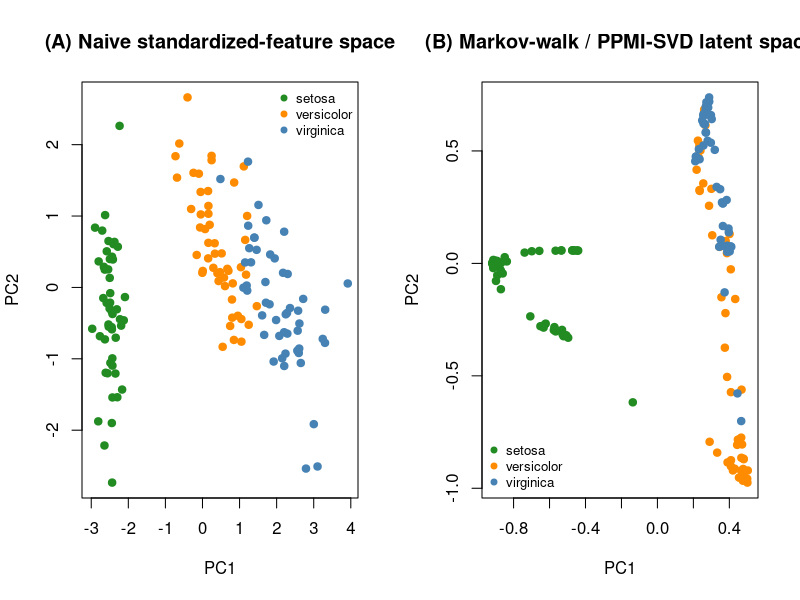

The R script that drew this image:
## =================================================================
##  VECTOR SPACE OF PLANTS
##  Building an "embedding" space for plants and inspecting it the
##  way you would inspect token embeddings in a language model:
##  nearest neighbours + cosine similarity + a 2-D projection.
##
##  Two embeddings are built, side by side, so you can compare them:
##
##  (A) NAIVE EMBEDDING  -- just the standardized feature vector.
##      This is the "no learning at all" baseline. Traceable, but
##      it's just z-scored measurements, not anything resembling a
##      trained latent space.
##
##  (B) MARKOV-WALK EMBEDDING -- this is the one that's structurally
##      analogous to how word embeddings (the ancestors of LLM
##      latents) are actually built:
##        1. turn plants into a graph (edges = "this plant is
##           similar to that plant")
##        2. treat the graph as a Markov chain and take random
##           walks over it  -> this generates a "corpus" of
##           sequences, exactly like DeepWalk/node2vec do for
##           graph nodes, and exactly like a text corpus is a
##           sequence of tokens
##        3. count co-occurrences inside a sliding window over the
##           walks (skip-gram style context counting)
##        4. turn counts into a PPMI matrix, then SVD it down to
##           d dimensions
##      Levy & Goldberg (2014) showed that word2vec's
##      skip-gram-negative-sampling objective implicitly factorizes
##      a shifted PPMI matrix -- so step 4 is the closed-form,
##      no-gradient-descent version of what word2vec/GloVe learn
##      by training, and what gets reused/extended inside modern
##      LLM embedding layers. This script does that factorization
##      directly with svd(), so every step stays inspectable in
##      base R; no autodiff, no black box.
##
##  Dependencies: base R only (stats, graphics). No packages needed.
## =================================================================

set.seed(42)

## -----------------------------------------------------------------
## 0. DATA: iris, with one derived feature so we have 5 numeric
##    features per plant (Sepal.L, Sepal.W, Petal.L, Petal.W, and
##    Petal.Area = Petal.L * Petal.W). Species is kept ONLY as a
##    label for colouring plots -- it is never fed into the model.
## -----------------------------------------------------------------
data(iris)
plants <- iris
plants$Petal.Area <- plants$Petal.Length * plants$Petal.Width

feature_cols <- c("Sepal.Length", "Sepal.Width",
                   "Petal.Length", "Petal.Width", "Petal.Area")

X_raw <- as.matrix(plants[, feature_cols])
rownames(X_raw) <- paste0(substr(plants$Species, 1, 3), "_", seq_len(nrow(plants)))
species <- plants$Species
n <- nrow(X_raw)

## standardize -> this matrix IS the naive embedding (embedding A)
X <- scale(X_raw)

## -----------------------------------------------------------------
## Helpers
## -----------------------------------------------------------------

## row-wise cosine similarity matrix
cosine_sim_matrix <- function(M) {
  norms <- sqrt(rowSums(M^2))
  M_norm <- M / norms
  M_norm %*% t(M_norm)
}

## top-k nearest neighbours (excluding self) from a similarity matrix
knn_from_sim <- function(sim, k = 5) {
  sim2 <- sim
  diag(sim2) <- -Inf
  t(apply(sim2, 1, function(row) order(row, decreasing = TRUE)[1:k]))
}

print_neighbours <- function(idx, names_vec, knn_mat, sim_mat, label) {
  nb <- knn_mat[idx, ]
  cat(sprintf("\n[%s] nearest neighbours of %s:\n", label, names_vec[idx]))
  for (j in nb) {
    cat(sprintf("   %-10s  cos_sim = %.3f\n", names_vec[j], sim_mat[idx, j]))
  }
}

## =================================================================
## (A) NAIVE EMBEDDING: cosine similarity + neighbours
## =================================================================
sim_naive <- cosine_sim_matrix(X)
knn_naive <- knn_from_sim(sim_naive, k = 5)

cat("=== (A) Naive standardized-feature embedding ===\n")
for (i in c(1, 60, 110)) print_neighbours(i, rownames(X), knn_naive, sim_naive, "naive")

## =================================================================
## (B) MARKOV-WALK EMBEDDING
## =================================================================

## ---- B1. similarity graph: connect each plant to its k_graph
##          most similar neighbours, weight = cosine similarity ----
k_graph <- 8
W <- matrix(0, n, n)
sim_for_graph <- sim_naive
diag(sim_for_graph) <- -Inf
for (i in seq_len(n)) {
  nbrs <- order(sim_for_graph[i, ], decreasing = TRUE)[1:k_graph]
  w <- pmax(sim_for_graph[i, nbrs], 0)   # clip any negative similarity to 0
  W[i, nbrs] <- w
}
W <- (W + t(W)) / 2                       # symmetrize (undirected graph)

## ---- B2. Markov transition matrix: row-normalize the weights ----
P <- W / rowSums(W)
P[is.nan(P)] <- 0

## ---- B3. simulate random walks over the chain ("the corpus") ----
walk_length      <- 40
n_walks_per_node <- 20

simulate_walk <- function(start, P, length) {
  walk <- integer(length)
  walk[1] <- start
  cur <- start
  for (t in 2:length) {
    probs <- P[cur, ]
    if (sum(probs) == 0) probs <- rep(1 / n, n)   # isolated-node fallback
    cur <- sample.int(n, 1, prob = probs)
    walk[t] <- cur
  }
  walk
}

walks <- vector("list", n * n_walks_per_node)
idx <- 1L
for (i in seq_len(n)) {
  for (r in seq_len(n_walks_per_node)) {
    walks[[idx]] <- simulate_walk(i, P, walk_length)
    idx <- idx + 1L
  }
}

## ---- B4. co-occurrence counts within a sliding window ----
##      (this is exactly the skip-gram context-counting step)
window <- 4
Co <- matrix(0, n, n)
for (w in walks) {
  L <- length(w)
  for (t in seq_len(L)) {
    lo <- max(1, t - window); hi <- min(L, t + window)
    ctx <- w[setdiff(lo:hi, t)]
    Co[w[t], ctx] <- Co[w[t], ctx] + 1
  }
}

## ---- B5. PPMI transform (positive pointwise mutual information) ----
##      This is the step that turns raw counts into something where
##      distance reflects "how surprising is it that these two
##      co-occur", same idea used to build classical word vectors.
total   <- sum(Co)
rowsum_ <- rowSums(Co)
colsum_ <- colSums(Co)
PMI  <- log((Co * total) / (outer(rowsum_, colsum_) + 1e-9) + 1e-9)
PPMI <- pmax(PMI, 0)

## ---- B6. SVD factorization -> dense latent vectors ----
##      d is the embedding dimensionality (cf. embedding_dim in an
##      LLM's token-embedding table).
d  <- 10
sv <- svd(PPMI, nu = d, nv = 0)
Z  <- sv$u %*% diag(sqrt(sv$d[1:d]))
rownames(Z) <- rownames(X)

## ---- B7. cosine similarity + neighbours in the LEARNED space ----
sim_latent <- cosine_sim_matrix(Z)
knn_latent <- knn_from_sim(sim_latent, k = 5)

cat("\n=== (B) Markov-walk / PPMI-SVD latent embedding ===\n")
for (i in c(1, 60, 110)) print_neighbours(i, rownames(Z), knn_latent, sim_latent, "latent")

## -----------------------------------------------------------------
## Sanity check: how much do the two embeddings agree on neighbours?
## (Useful diagnostic: if this is very high, the learned embedding
##  hasn't added anything beyond the naive one; if it's very low,
##  something is probably mis-specified.)
## -----------------------------------------------------------------
agreement <- mean(sapply(seq_len(n), function(i) {
  length(intersect(knn_naive[i, ], knn_latent[i, ])) / 5
}))
cat(sprintf("\nAverage neighbour-overlap (naive vs latent), k=5: %.2f\n", agreement))

## =================================================================
## VISUALIZATION: 2-D PCA projection of both vector spaces
## =================================================================
pca_plot <- function(M, species, title, legend_pos = "topright") {
  pc <- prcomp(M, scale. = FALSE)$x[, 1:2]
  col_map <- c(setosa = "forestgreen", versicolor = "darkorange", virginica = "steelblue")
  plot(pc[, 1], pc[, 2], col = col_map[as.character(species)], pch = 19,
       xlab = "PC1", ylab = "PC2", main = title)
  legend(legend_pos, legend = names(col_map), col = col_map, pch = 19,
         bty = "n", cex = 0.8)
}

out_file <- "plant_vector_space_plots.pdf"
pdf(out_file, width = 11, height = 5.5)
par(mfrow = c(1, 2))
pca_plot(X, species, "(A) Naive standardized-feature space", legend_pos = "topright")
pca_plot(Z, species, "(B) Markov-walk / PPMI-SVD latent space", legend_pos = "bottomleft")
par(mfrow = c(1, 1))
dev.off()
cat(sprintf("\nPlots written to: %s\n", out_file))

## -----------------------------------------------------------------
## NOTE on going further with torch:
## To get embeddings that are trained by gradient descent (closer
## still to how an LLM's embedding table is actually fit) rather
## than by closed-form SVD, replace steps B4-B6 with a tiny
## skip-gram model in {torch}: sample (target, context) pairs from
## the same `walks`, build an n x d nn_embedding(), and train it
## with a negative-sampling or full-softmax cross-entropy loss via
## optim_adam(). The walk-generation (B1-B3) stays identical --
## only the "how do counts become vectors" step changes from
## linear algebra to gradient descent.
## =================================================================
